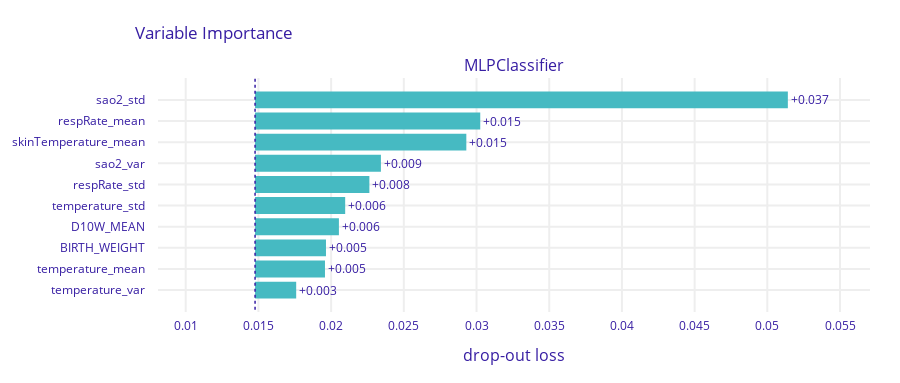

Source (notebook cell):
### Code cell
fs_scores = explainability( MLPClassifier(solver='adam', max_iter=11, verbose=10,learning_rate_init=.003), 
                           train_dfs[4], test_data)
fs_scores

### Figure 1 — Plotly figure (JSON) as saved in the notebook; plotly's stock layout.template omitted (floating-point values rounded to 4 significant figures)
{"data": [{"base": 0.01477, "hoverinfo": "text", "hoverlabel": {"bgcolor": "rgba(0,0,0,0.8)"}, "hovertext": ["Model: MLPClassifier loss after<br>variable: sao2_std is permuted: 0.051<br>Drop-out loss change: +0.037", "Model: MLPClassifier loss after<br>variable: respRate_mean is permuted: 0.03<br>Drop-out loss change: +0.015", "Model: MLPClassifier loss after<br>variable: skinTemperature_mean is permuted: 0.029<br>Drop-out loss change: +0.015", "Model: MLPClassifier loss after<br>variable: sao2_var is permuted: 0.023<br>Drop-out loss change: +0.009", "Model: MLPClassifier loss after<br>variable: respRate_std is permuted: 0.023<br>Drop-out loss change: +0.008", "Model: MLPClassifier loss after<br>variable: temperature_std is permuted: 0.021<br>Drop-out loss change: +0.006", "Model: MLPClassifier loss after<br>variable: D10W_MEAN is permuted: 0.021<br>Drop-out loss change: +0.006", "Model: MLPClassifier loss after<br>variable: BIRTH_WEIGHT is permuted: 0.02<br>Drop-out loss change: +0.005", "Model: MLPClassifier loss after<br>variable: temperature_mean is permuted: 0.02<br>Drop-out loss change: +0.005", "Model: MLPClassifier loss after<br>variable: temperature_var is permuted: 0.018<br>Drop-out loss change: +0.003"], "marker": {"color": "#46bac2"}, "orientation": "h", "showlegend": false, "text": ["+0.037", "+0.015", "+0.015", "+0.009", "+0.008", "+0.006", "+0.006", "+0.005", "+0.005", "+0.003"], "textposition": "outside", "type": "bar", "x": [0.03664, 0.01549, 0.01453, 0.008655, 0.007862, 0.006198, 0.005766, 0.004877, 0.004809, 0.002829], "xaxis": "x", "y": ["sao2_std", "respRate_mean", "skinTemperature_mean", "sao2_var", "respRate_std", "temperature_std", "D10W_MEAN", "BIRTH_WEIGHT", "temperature_mean", "temperature_var"], "yaxis": "y"}], "layout": {"annotations": [{"font": {"size": 16}, "showarrow": false, "text": "MLPClassifier", "x": 0.5, "xanchor": "center", "xref": "paper", "y": 1, "yanchor": "bottom", "yref": "paper"}, {"font": {"size": 16}, "showarrow": false, "text": "drop-out loss", "x": 0.5, "xanchor": "center", "xref": "paper", "y": 0, "yanchor": "top", "yref": "paper", "yshift": -30}], "font": {"color": "#371ea3"}, "height": 383, "margin": {"b": 71, "r": 30, "t": 78}, "shapes": [{"line": {"color": "#371ea3", "dash": "dot", "width": 1.5}, "type": "line", "x0": 0.01477, "x1": 0.01477, "xref": "x", "y0": -1, "y1": 10, "yref": "y"}], "title": {"text": "Variable Importance", "x": 0.15}, "xaxis": {"anchor": "y", "automargin": true, "domain": [0, 1], "fixedrange": true, "gridwidth": 2, "range": [0.008094, 0.05706], "tickcolor": "white", "ticklen": 3, "ticks": "outside", "type": "linear", "zeroline": false}, "yaxis": {"anchor": "x", "automargin": true, "autorange": "reversed", "domain": [0, 1], "fixedrange": true, "gridwidth": 2, "tickcolor": "white", "ticklen": 10, "ticks": "outside", "type": "category"}}}
